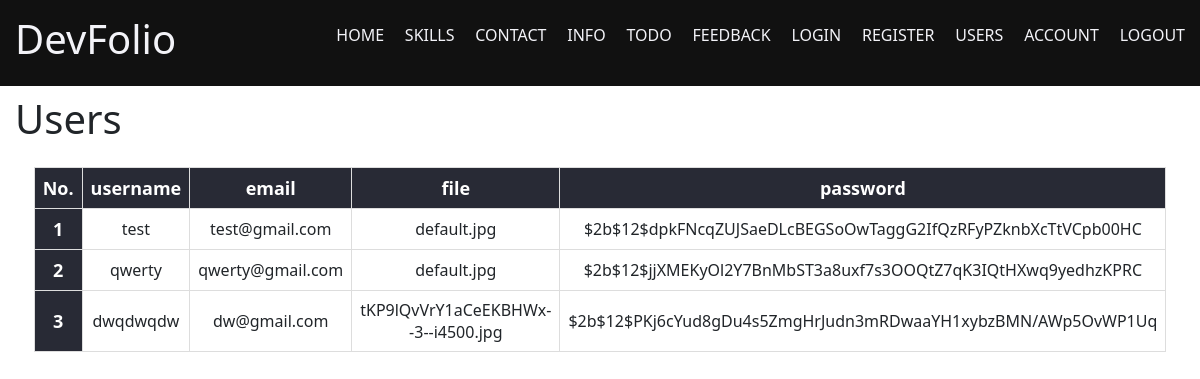
Screenshot of /users with the database file from the repository.
### app/models.py (models this page shows, shortened)
class User(db.Model, UserMixin):
    id = db.Column(db.Integer, primary_key=True)
    username = db.Column(db.String(20), unique=True, nullable=False)
    email = db.Column(db.String(120), unique=True, nullable=False)
    image_file = db.Column(db.String(20), nullable=False, default="default.jpg")
    password = db.Column(db.String(60), nullable=False)
    about_me = db.Column(db.String(140))
    last_seen = db.Column(db.DateTime, default=datetime.utcnow)

### app/views.py (the view)
@app.route("/users", methods=['GET', 'POST'])
def users():
    all_users = User.query.all()
    return render_template('users.html', all_users=all_users)

### app/views.py (called while the page is built)
@app.context_processor
def inject_bootstrap():
    return dict(bootstrap_css_url=url_for('static', filename='css/bootstrap.min.css'))

@app.context_processor
def inject_system_info():
    os_name = os.name
    user_agent = request.headers.get('User-Agent')
    current_time = datetime.now().strftime("%Y-%m-%d %H:%M:%S")
    return dict(os_name=os_name, user_agent=user_agent, current_time=current_time)

### app/templates/users.html (shortened to what this page needs)
{% block head %}
<link
  href="https://cdn.jsdelivr.net/npm/bootstrap@5.3.2/dist/css/bootstrap.min.css"
  rel="stylesheet"
/>
{% endblock %} {% extends "base.html" %} {% block content %}
<div class="skills-section">
  <div class="container">
    <h2>Users</h2>
    <table>
      <thead>
        <tr>
          <th scope="col">No.</th>
          <th scope="col">username</th>
          <th scope="col">email</th>
          <th scope="col">file</th>
          <th scope="col">password</th>
        </tr>
      </thead>
      <tbody>
        {% for user in all_users %}
        <tr>
          <th scope="row">{{ user.id }}</th>
          <td>{{ user.username }}</td>
          <td>{{ user.email }}</td>
          <td>{{ user.image_file }}</td>
          <td>{{ user.password }}</td>
        </tr>
        {% endfor %}
      </tbody>
    </table>
  </div>
</div>
{% endblock %}

### app/templates/base.html
<!DOCTYPE html>
<html>
  <head>
    <link
      href="{{url_for('static', filename = 'css/bootstrap.min.css')}}"
      rel="stylesheet"
    />
  </head>
  <body>
    <div class="wrapper">
      {% include 'header.html' %}
      <main class="main">{% block content %} {% endblock %}</main>
    </div>
  </body>
</html>

### app/templates/header.html
<header class="header">
  <div class="container header__container">
    <h1>DevFolio</h1>
    <nav>
      <ul class="header__navigation">
        <li><a href="{{ url_for('home')}}">Home</a></li>
        <li><a href="{{ url_for('skills')}}">Skills</a></li>
        <li><a href="{{ url_for('contact')}}">Contact</a></li>
        <li><a href="{{ url_for('info')}}">Info</a></li>
        <li><a href="{{ url_for('todo')}}">Todo</a></li>
        <li><a href="{{ url_for('feedback')}}">Feedback</a></li>
        <li><a href="{{ url_for('login')}}">Login</a></li>
        <li><a href="{{ url_for('register')}}">Register</a></li>
        <li><a href="{{ url_for('users')}}">Users</a></li>
        <li><a href="{{ url_for('account')}}">Account</a></li>
        <li><a href="{{ url_for('logout')}}">Logout</a></li>
      </ul>
    </nav>
  </div>
</header>

### rows the page displays
User: id "1", username "test", email "test@gmail.com", image_file "default.jpg", password "$2b$12$dpkFNcqZUJSaeDLcBEGSoOwTaggG2IfQzRFyPZknbXcTtVCpb00HC"
User: id "2", username "qwerty", email "qwerty@gmail.com", image_file "default.jpg", password "$2b$12$jjXMEKyOl2Y7BnMbST3a8uxf7s3OOQtZ7qK3IQtHXwq9yedhzKPRC"
User: id "3", username "dwqdwqdw", email "dw@gmail.com", image_file "tKP9lQvVrY1aCeEKBHWx--3--i4500.jpg", password "$2b$12$PKj6cYud8gDu4s5ZmgHrJudn3mRDwaaYH1xybzBMN/AWp5OvWP1Uq"
